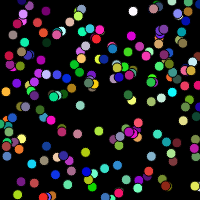
Frame 1 (no input)
Frame 60 (no input): identical to frame 1, image omitted
Frame 120 (the mouse pressed at the canvas centre since frame 60): identical to frame 1, image omitted

The p5.js sketch that drew this single still picture (run headless with seeded random() and noise() and a simulated clock; from frame 60 on, the mouse is pressed at the canvas centre):

// p5.js sketch
// ── sketch.js
var i = 0;

function setup(){
    createCanvas(200,200);
    frameRate(60);
    background(0);
}

function draw(){

    
  
    //  i = i + 1;
    //
    //  if(i > width){
    //    i=0; 
    //}
    
    
//    while(i < width){
//        i++;
//        console.log(i);
//    }
    
//    for(var i = 0; i < width; i++){
//        console.log(i);
//        fill(random(255));
//        ellipse(i, height/2, 10, 10);
//    }
//    
    while(i < width){
        i++;
            console.log(i);
            fill(random(255),random(255),random(255));
            ellipse(random(width), random(height), 10, 10);
    }
    
}
